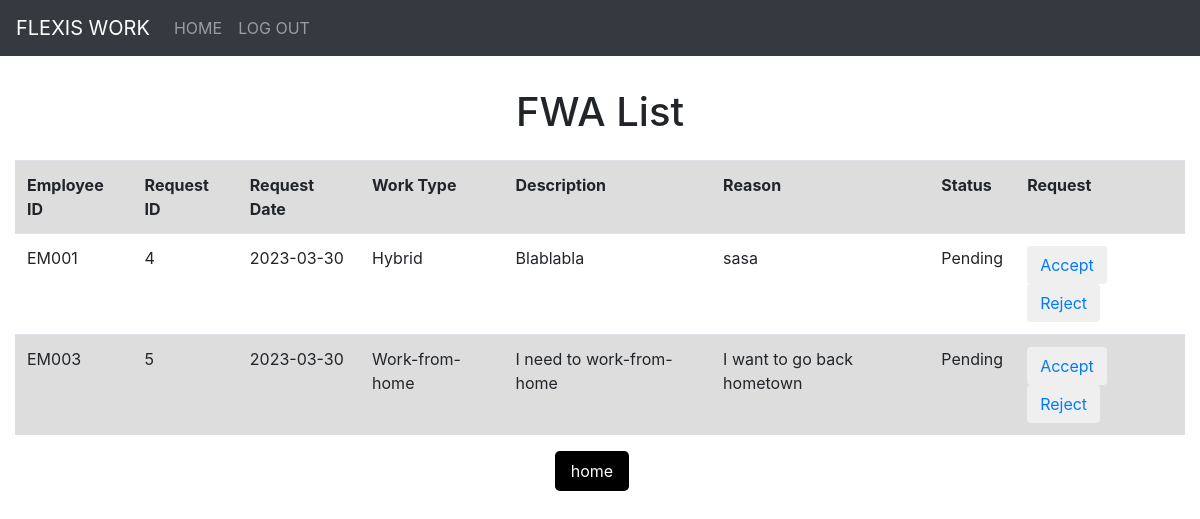
/reviewPage.php (signed in), run on the app's committed database.
### tables this page shows
CREATE TABLE `fwa_rquest` (
  `requestID` int(11) NOT NULL,
  `requestDate` date NOT NULL DEFAULT current_timestamp(),
  `workType` varchar(30) NOT NULL CHECK (`workType` in ('Flexi-hour','Work-from-home','Hybrid')),
  `description` varchar(255) NOT NULL,
  `reason` varchar(255) NOT NULL,
  `status` varchar(20) NOT NULL,
  `comment` varchar(255) DEFAULT NULL,
  `employeeID` varchar(5) NOT NULL
);

### reviewPage.php (the view, shortened to what this page needs)
<!DOCTYPE html>
<html>
<?php include 'Component/head.php'; ?>
<?php include 'Component/header.php'; ?>
<body>
    <h1>FWA List</h1>
    <div class="container-fluid">
        <table class="table">
            <tbody>
                <tr>
                    <th scope="col">Employee ID</th>
                    <th scope="col">Request ID</th>
                    <th scope="col">Request Date</th>
                    <th scope="col">Work Type</th>
                    <th scope="col">Description</th>
                    <th scope="col">Reason</th>
                    <th scope="col">Status</th>
                    <th scope="col">Request</th>
                </tr>
                <?php
            require_once('config.php');
            $sql =  "SELECT * FROM fwa_rquest WHERE Status = 'Pending';";
            $result = $conn->query($sql);
            while($row = $result -> fetch_assoc()){
                echo
                "<tr>
                    <td>".$row["employeeID"]."</td>
                    <td>".$row["requestID"]."</td>
                    <td>".$row["requestDate"]."</td>
                    <td>".$row["workType"]."</td>
                    <td>".$row["description"]."</td>
                    <td>".$row["reason"]."</td>
                    <td>".$row["status"]."</td>
                    <td>
                        <button class=btn btn-primary><a href='acceptReq.php?reqID=".$row["requestID"]."&empID=".$row["employeeID"]."&workType=".$row["workType"]."'>Accept</a></button>
                        <button class=btn btn-primary><a href='rejectReq.php?reqID=".$row["requestID"]."&empID=".$row["employeeID"]."'>Reject</a></button>
                    </td>
                </tr>";
            }
            ?>
            </tbody>
        </table>
        <div class="container text-center">
            <form action="reviewPage.php" method="post">
                <input class="btn btn-secondary" type="submit" name="home" value="home">
        </div>
    </div>
</body>
</html>

### style.css (style rules this page uses)
form { width: 100%; margin: 0 auto; max-width: 400px; }
h1 { font-size: 2.5rem; margin-top: 2rem; margin-bottom: 1.5rem; text-align: center; }
table { border-collapse: collapse; }
tr:nth-child(odd) { background-color: #ddd; }
th, td { padding: 5px 10px; }
input[type="submit"], input[type="reset"] { padding: 0.5rem 1rem; border: none; border-radius: 0.3rem; background-color: #000000; color: white; font-size: 1rem; cursor: pointer; margin-right: 1rem; }

### data on the page
fwa_rquest: employeeID "EM001", requestID "4", requestDate "2023-03-30", workType "Hybrid", description "Blablabla", reason "sasa", status "Pending"
fwa_rquest: employeeID "EM003", requestID "5", requestDate "2023-03-30", workType "Work-from-home", description "I need to work-from-home", reason "I want to go back hometown", status "Pending"
